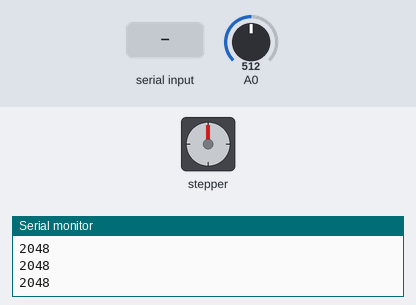
A sketch run on a simulated Arduino Due. On the bench: stepper motor, the last lines printed to the serial monitor. Inputs (shaded band) come from the test bench; at power-on: A0 = 512 (analog values on the 0–1023 scale). Stepper angles assume 200 steps per turn.

Above: at 1.3 s.
1.4 s: "90,45\n" received over Serial
At 4.1 s:
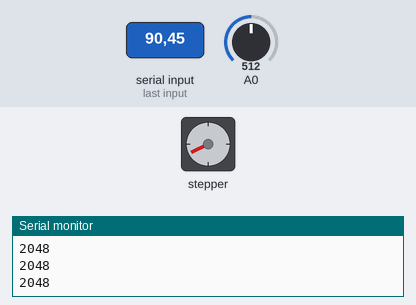
4.4 s: "30,150\n" received over Serial
At 5.5 s:
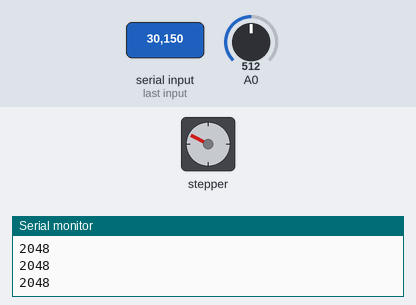
7.4 s: "90\n" received over Serial
At 7.8 s:
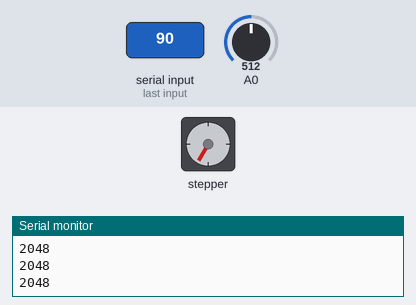
9.7 s: "200\n" received over Serial
At 10.2 s:
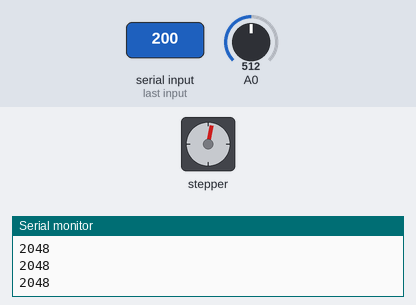
Timing chart, 0 to 13.5 s (numbered marks = the images above; inputs shaded):
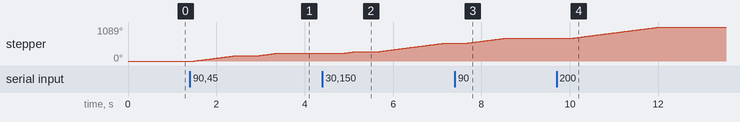

Measured:
- after the input at 1.4 s, stepper: turns 162° clockwise in 0.88 s, then 81° clockwise in 0.45 s
- after the input at 4.4 s, stepper: turns 54° clockwise in 0.28 s, then 270° clockwise in 1.5 s
- after the input at 7.4 s, stepper: turns 162° clockwise in 0.88 s, starting after 0.25 s
- after the input at 9.7 s, stepper: turns 360° clockwise in 2.0 s, starting after 0.35 s

The sketch:

ajusteMotor.ino
```cpp
#include <Stepper.h>
#include <Wire.h>

int valor;
int ad0;
Stepper mp(200, 8, 9, 10, 11);  //Função definição do motor de passo

void setup() {
  Serial.begin(115200); //velocidade da cominicacao com a porta serial
  analogReadResolution(12); //Altera a resolucao para 12bits (apenas no arduino DUE)
  analogWriteResolution(12); //Altera a resolucao de escrita para 12bits (apenas no arduino DUE)
  mp.setSpeed(30);  //Velocidade da rotação do motor de passo em rpm
  mp.step(0);  //Inicia com o motor com zero passos

}

void loop() {
  //aguarda a entrada do setpoint//
  if (Serial.available()>1){
    valor = Serial.parseInt();
    mp.step(floor(valor));
  }
  ad0 = analogRead(A0);
  Serial.println(ad0);
  delay(500);
}
```
